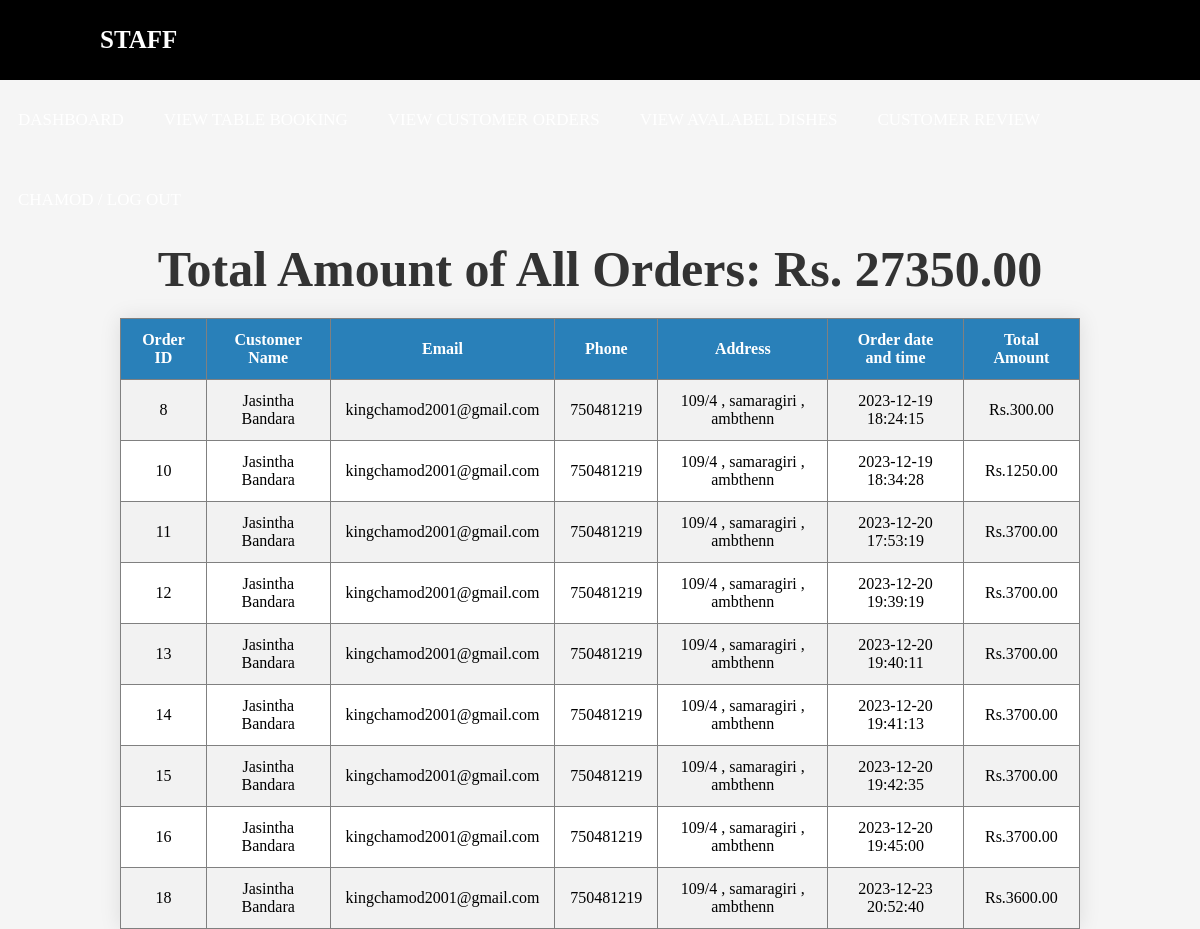
The app's page /Staff/view_customer_order.php (signed in) with its own data.
### tables this page shows
CREATE TABLE `orders` (
  `order_id` int(11) NOT NULL,
  `customer_name` varchar(100) DEFAULT NULL,
  `customer_email` varchar(100) DEFAULT NULL,
  `customer_phone` varchar(20) DEFAULT NULL,
  `customer_address` varchar(255) DEFAULT NULL,
  `total_amount` decimal(10,2) DEFAULT NULL,
  `order_date` timestamp NOT NULL DEFAULT current_timestamp()
);

### Staff/view_customer_order.php (the view, shortened to what this page needs)
<?php
include './Staff_header.php';
$database = new connection();
try {
    $conn = $database->getConnection();
    $select_query = "SELECT * FROM orders";
    $stmt = $conn->prepare($select_query);
    $stmt->execute();
    $orders = $stmt->fetchAll(PDO::FETCH_ASSOC);
    $totalAmount = 0;
    foreach ($orders as $order) {
        $totalAmount += $order['total_amount'];
    }
    if (count($orders) > 0) {
        echo '<table border="1" class="table">';
        echo '<p class="total-amount">Total Amount of All Orders: Rs. ' . $totalAmount . '.00</p>';
        echo '<tr><th>Order ID</th><th>Customer Name</th><th>Email</th><th>Phone</th><th>Address</th><th>Order date and time</th><th>Total Amount</th></tr>';
        foreach ($orders as $order) {
            echo '<tr>';
            echo '<td>' . $order['order_id'] . '</td>';
            echo '<td>' . $order['customer_name'] . '</td>';
            echo '<td>' . $order['customer_email'] . '</td>';
            echo '<td>' . $order['customer_phone'] . '</td>';
            echo '<td>' . $order['customer_address'] . '</td>';
            echo '<td>' . $order['order_date'] . '</td>';
            echo '<td>' . 'Rs.' .  $order['total_amount'] . '</td>';
            echo '</tr>';
        }
        echo '</table>';
    } else {
        echo 'No orders found.';
    }
} catch (PDOException $e) {
    echo 'Error: ' . $e->getMessage();
}

### Styles/admin_header.css (style rules this page uses)
* { padding: 0; margin: 0; text-decoration: none; list-style: none; box-sizing: border-box; }
body { font-family: montserrat; }

### Styles/adminlogin.css (style rules this page uses)
* { padding: 0; margin: 0; box-sizing: border-box; font-family: poppins; }
body { background-color: whitesmoke; }

### Styles/table.css (style rules this page uses)
.table { width: 80%; margin-left: 10%; }
table { width: 100%; border-collapse: collapse; border-spacing: 0; margin-top: 20px; box-shadow: 0 0 20px rgba(0, 0, 0, 0.1); background-color: #fff; }
th, td { padding: 12px 15px; text-align: center; }
th { background-color: #2980b9; color: white; font-weight: bold; }
tr:nth-child(even) { background-color: #f2f2f2; }
.total-amount { font-weight: bold; margin-top: 10px; font-size: 18px; color: #333; }
.total-amount { text-align: center; font-size: 50px; }

### records on screen
orders: order_id "8", customer_name "Jasintha Bandara", customer_email "kingchamod2001@gmail.com", customer_phone "750481219", customer_address "109/4 , samaragiri , ambthenn", order_date "2023-12-19 18:24:15", total_amount "300.00"
orders: order_id "10", customer_name "Jasintha Bandara", customer_email "kingchamod2001@gmail.com", customer_phone "750481219", customer_address "109/4 , samaragiri , ambthenn", order_date "2023-12-19 18:34:28", total_amount "1250.00"
orders: order_id "11", customer_name "Jasintha Bandara", customer_email "kingchamod2001@gmail.com", customer_phone "750481219", customer_address "109/4 , samaragiri , ambthenn", order_date "2023-12-20 17:53:19", total_amount "3700.00"
orders: order_id "12", customer_name "Jasintha Bandara", customer_email "kingchamod2001@gmail.com", customer_phone "750481219", customer_address "109/4 , samaragiri , ambthenn", order_date "2023-12-20 19:39:19", total_amount "3700.00"
orders: order_id "13", customer_name "Jasintha Bandara", customer_email "kingchamod2001@gmail.com", customer_phone "750481219", customer_address "109/4 , samaragiri , ambthenn", order_date "2023-12-20 19:40:11", total_amount "3700.00"
orders: order_id "14", customer_name "Jasintha Bandara", customer_email "kingchamod2001@gmail.com", customer_phone "750481219", customer_address "109/4 , samaragiri , ambthenn", order_date "2023-12-20 19:41:13", total_amount "3700.00"
orders: order_id "15", customer_name "Jasintha Bandara", customer_email "kingchamod2001@gmail.com", customer_phone "750481219", customer_address "109/4 , samaragiri , ambthenn", order_date "2023-12-20 19:42:35", total_amount "3700.00"
orders: order_id "16", customer_name "Jasintha Bandara", customer_email "kingchamod2001@gmail.com", customer_phone "750481219", customer_address "109/4 , samaragiri , ambthenn", order_date "2023-12-20 19:45:00", total_amount "3700.00"
orders: order_id "18", customer_name "Jasintha Bandara", customer_email "kingchamod2001@gmail.com", customer_phone "750481219", customer_address "109/4 , samaragiri , ambthenn", order_date "2023-12-23 20:52:40", total_amount "3600.00"

### other values on screen
$totalAmount "27350"
